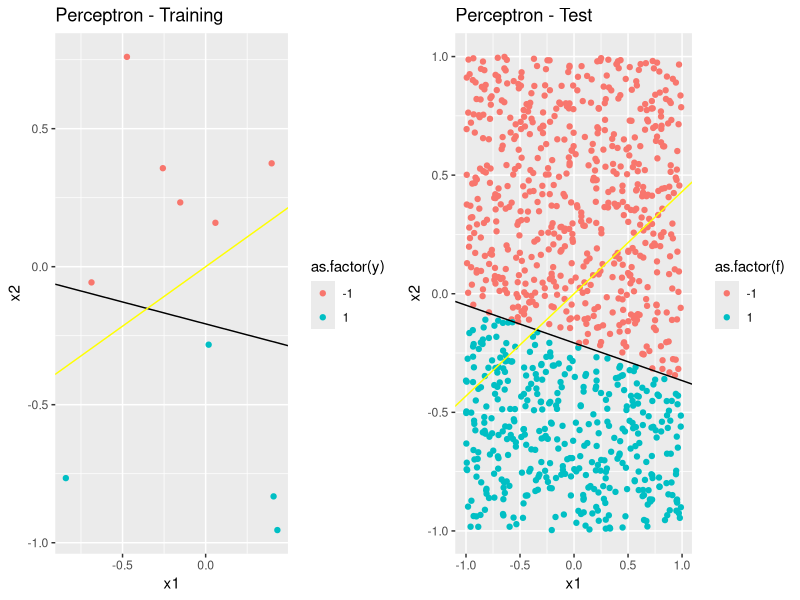
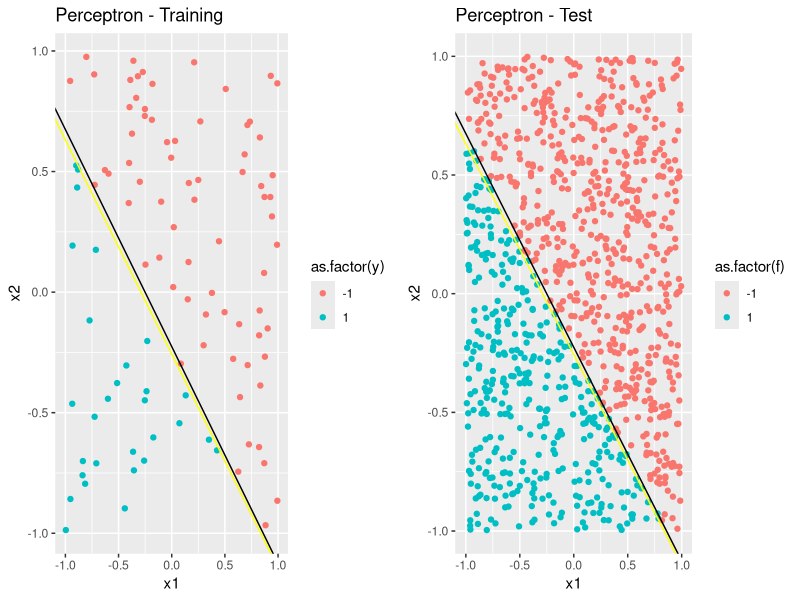

Generate these figures, in order, with R:
############### LINEAR CLASSIFICATION:  THE PERCEPTRON (POCKET) LEARNING ALGORITHM ###############
#
# The Perceptron is a learning algorithm for supervised classification on linearly separable data.  The algorithm
# is implemented as follows:
#
# Given training data, (x1, y1), (x2, y2), ... , (xn, yn);
# Initialize a weight vector, w, of all zeroes.  
# Use this initial hypothesis to classify the data as follows:
#
# h(x) = y_model = sign(t(w) * x)
#
# Randomly pick a misclassified point; sign(t(w) * xn) != yn
# Take the product of xn and yn and use it to update the weight vector
# 
# w = w + xn * yn
#
# Use the updated hypothesis to classify the data; if any points are still misclassified, choose one at random
# and repeat the algorithm until all points are classified correctly.
#
# The Perceptron learning algorithm can be modified to accomodate non-linearly separable data by keeping track
# of the weight vector that produced the best in-sample error and using it as the final set of weights after
# terminating the algorithm at a designated iteration.  This version of PLA is referred to as the Pocket algorithm.
#
# This simulation implements and examines supervised classification via the Perceptron (pocket) learning algorithm.  
# A target function f and a dataset D in d = 2 are created.  X = [-1, 1] x [-1, 1] with uniform probability of picking 
# each x in X.  Each run chooses a random line in the plane as the target function by taking the line passing through 
# two random, uniformly distributed points in [-1, 1] x [-1, 1], where one side of the line maps to +1 and the other 
# maps to -1. The inputs, x_n, of the data set are chosen as random points (uniformly in X), and the target function is 
# evaluated on each x_n to get the corresponding output, y_n. PLA is then be used to learn from this data and 
# the final hypothesis is tested against an independently generated data set.  


## Generates the input data and, if specified, a target function
data.generate <- function(N = 10, limits = c(-1, 1), generateTarget = FALSE){ 
  # generate the points
  x1 <- runif(N, limits[1], limits[2])
  x2 <- runif(N, limits[1], limits[2])
  if (!generateTarget)
    return(data.frame(x1, x2))
  
  # draw a random line in the area (target function)
  point <- runif(2, limits[1], limits[2])
  point2 <- runif(2, limits[1], limits)
  slope <- (point2[2] - point[2]) / (point2[1] - point[1])
  intercept <- point[2] - slope * point[1]
  
  # set up a factor for point classification
  y <- as.numeric(x1 * slope + intercept > x2) * 2 - 1
  
  data <- data.frame(x1,x2,y) # put the training set together
  
  return(list(data = data, slope = slope, intercept = intercept)) # return the values in a list
}  


## Uses the perceptron(pocket) learning algorithm to approximate target functions on simulated data
## Returns a list containing the number of iterations taken by PLA and the out-of-sample error averaged across numTrials
## Plots the target function and final hypothesis of the last trial against training data and against test data
PLA.simulate <- function(N_train = 10, N_test = 1000, numTrials = 1000, maxIterations = Inf, simulation = data.generate) {
  iterations <- numeric(numTrials)    # initialize the iteration and misclassification probability vectors
  E_out <- numeric(numTrials)
  
  # number of times to repeat the experiment is specified by numTrials
  
  for (i in 1:numTrials){
    generated <- simulation(N = N_train, generateTarget = TRUE) # generate points and target function
    input <- as.matrix(cbind(1, generated$data[c(1,2)])) # create the input matrix
    
    w <- c(0,0,0)  # initializing the weight vector
    
    #res <- apply(input,1,function(x) t(w)%*%x)  # multiply transpose of w with each row of input matrix to get initial hypothesis
    res <- as.vector(input %*% w) # equivalent operation
    
    best <- list(sum(sign(res) != generated$data$y)/length(res), w)  # initialize list to keep track of the best in-sample error achieved so far and the weight vector that produced it
    
    k <- 0  # initializing iteration counter
    
    while (any(sign(res) != generated$data$y) && k < maxIterations) # as long as any of the elements of res do not match the true output, y, and the iterations threshold has not been reached
                                                                    # the PLA algorithm continues to iterate  
    {                                           
      misclassified <- which(sign(res) != generated$data$y)  # get the indices of the points for which hypothesis is wrong
      ifelse (length(misclassified) == 1, n <- misclassified, n <- sample(misclassified,1))  # randomly choose one of these points
      w <- w + generated$data$y[n]*input[n, ]                # update the weights
      res <- apply(input, 1, function(x) t(w)%*%x)           # use new weights to update the hypothesis function
      e_in <- sum(sign(res) != generated$data$y)/length(res) # calculate in-sample error
      if (e_in < best[[1]]) {
        best <- list(e_in, w) # if a the current weight vector is better than the previous best, store it
      }
      k <- k+1          # increment iteration count
    }
    
    w <- best[[2]]      # select the best weight vector discovered by the algorithm
    
    iterations[i] <- k  # store the number of iterations needed in this run
    
    new.data <- simulation(N_test)  # generating the test points in order to examine out-of-sample performance
    f <- as.numeric(new.data$x1 * generated$slope + generated$intercept > new.data$x2) * 2 - 1  # classify points according to the target function f
    g <- w%*%t(cbind(1, new.data))    # classify points according to the hypothesized function g, using the 
                                                                                     # final weights provided by PLA            
    
    E_out[i] <- sum(f != g)/N_test  # store the misclassification error from this run
  }
  
  # Plot the points and f and g functions from the last iteration (purely illustrative purposes)
  
  library(ggplot2)
  library(gridExtra)

  plot1 <- qplot(x1,x2,col= as.factor(y), data = generated$data, main = 'Perceptron - Training') + geom_abline(intercept = generated$intercept, slope = generated$slope) +
    geom_abline(intercept = -w[1]/w[3], slope = -w[2]/w[3], col='yellow')
  plot2 <- qplot(x1,x2,col= as.factor(f), data = new.data, main = 'Perceptron - Test') + geom_abline(data = generated$data, intercept = generated$intercept, slope = generated$slope) +
    geom_abline(intercept = -w[1]/w[3], slope = -w[2]/w[3], col='yellow')
  grid.arrange(plot1, plot2, ncol = 2)
  
  # final results: average number of iterations and estimated misclassification probabilities
  list(num_iterations = mean(iterations), E_out = mean(E_out)) 
}

set.seed(10111)
PLA.simulate(10)  # Problems 7 & 8

PLA.simulate(100) # Problems 9 & 10
